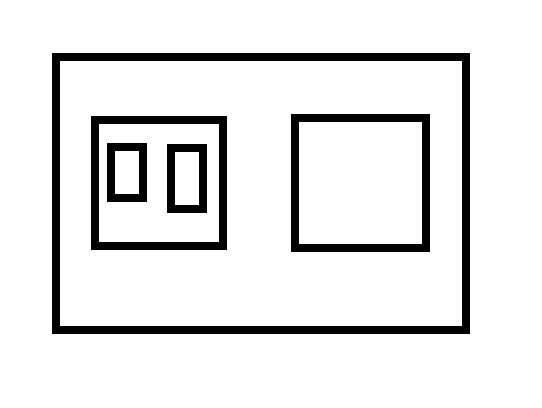
#> input picture image/contours6.png, 542 x 408 px
$ jupyter execute --allow-errors '3 week.ipynb'
#> lines starting #> are read from the running program, lines starting #| are printed output that depends on the picture; after the words box and inside, x2 and y2 are one past the last pixel; in counts of white or black regions, pixels touching at a corner belong together
[cell 1]
import cv2
import numpy as np

[cell 2]
## 도형 선 그리기


src = np.zeros((700,1000,3), dtype=np.uint8) ## height = 700, width = 1000, channel = 3

src = cv2.line(src,(100,100),(500,200),(0,0,255),3,cv2.LINE_AA)
src = cv2.line(src,(100,200),(500,300),(0,0,255),3,cv2.LINE_4)
src = cv2.line(src,(100,300),(500,400),(0,0,255),3,cv2.LINE_8)


cv2.imshow('src', src)

cv2.waitKey()
cv2.destroyAllWindows()

[cell 3]
## 도형 원 그리기

src = np.zeros((700,1000,3), dtype=np.uint8)

src = cv2.circle(src,(200,200), 50, (0,255,0),cv2.FILLED, cv2.LINE_AA)
src = cv2.circle(src,(300,300), 50, (0,255,0), cv2.LINE_4)
src = cv2.circle(src,(400,400), 50, (0,255,0),10, cv2.LINE_8)

cv2.imshow('src',src)
cv2.waitKey()
cv2.destroyAllWindows()

[cell 4]
## 도형 사각형 그리기


src = np.zeros((700,1000,3), dtype=np.uint8)


src = cv2.rectangle(src, (25,25),(125,125),(255,0,0),cv2.FILLED,cv2.LINE_AA)
src = cv2.rectangle(src, (150,150),(250,250),(255,0,0),cv2.LINE_4)
src = cv2.rectangle(src, (300,300),(400,400),(255,0,0),5,cv2.LINE_8)

cv2.imshow('src',src)
cv2.waitKey()
cv2.destroyAllWindows()

[cell 5]
## 도형 호 그리기


src = np.zeros((700,1000,3), dtype=np.uint8)

src = cv2.ellipse(src, (100,200),(100,50),0,0,90,(255,255,0),cv2.LINE_8)
src = cv2.ellipse(src, (200,400),(100,50),0,0,160,(255,255,0),4,cv2.LINE_4)
src = cv2.ellipse(src, (300,600),(100,50),0,0,310,(255,255,0),cv2.FILLED,cv2.LINE_AA)


cv2.imshow('src',src)
cv2.waitKey()
cv2.destroyAllWindows()

[cell 6]
## 도형 다각형 그리기 속 x

src = np.zeros((700,1000,3), dtype=np.uint8)

pts1 = np.array([[100,100],[10,150],[190,150]])
pts2 = np.array([[150,200],[100,250],[125,300],[180,300],[200,250]])
pts3 = np.array([[500,350],[380,650],[700,450],[300,450],[620,650]])
src = cv2.polylines(src, [pts1,pts2,pts3], True, (0,255,255),1)


cv2.imshow('src',src)
cv2.waitKey()
cv2.destroyAllWindows()

[cell 7]
## 도형 다각형 그리기 속 o

src = np.zeros((700,1000,3), dtype=np.uint8)

pts1 = np.array([[100,100],[10,150],[190,150]])
pts2 = np.array([[150,200],[100,250],[125,300],[180,300],[200,250]])
pts3 = np.array([[500,350],[380,650],[700,450],[300,450],[620,650]])

dst = src.copy()

src = cv2.fillPoly(dst, [pts1,pts2,pts3],(255,255,0), cv2.LINE_AA)

cv2.imshow('src', src)
cv2.waitKey()
cv2.destroyAllWindows()

[cell 8]
## 글씨 삽입

src = np.zeros((700,1000,3), dtype = np.uint8)

src = cv2.putText(src, "Yummy!", (300,200), cv2.FONT_HERSHEY_SIMPLEX, 3,(255,255,255),3)


cv2.imshow('src',src)
cv2.waitKey()
cv2.destroyAllWindows()

[cell 9]
## 윤곽선 검출

import numpy as np
import cv2

src = cv2.imread('image/contours6.png', cv2.IMREAD_COLOR)
#> src is the input picture: shape (408, 542, 3); 90.1% white; 5 black regions, box (x1, y1, x2, y2) and area: (52, 53, 470, 334) 10928, (291, 114, 430, 252) 4176, (91, 116, 227, 250) 4064, (167, 144, 207, 213) 1488, (107, 143, 147, 202) 1328
src2 = src.copy()

gray = cv2.cvtColor(src, cv2.COLOR_BGR2GRAY)
ret, binary = cv2.threshold(gray, 127, 255, cv2.THRESH_BINARY)
binary = cv2.bitwise_not(binary)
#> binary: shape (408, 542); 9.9% white; 5 white regions

contours, hierarchy = cv2.findContours(binary, cv2.RETR_TREE, cv2.CHAIN_APPROX_NONE)
#> contours = 10 contours; largest, box (x1, y1, x2, y2) and area: (52, 53, 470, 334) 116760, (59, 60, 463, 327) 107196, (291, 114, 430, 252) 18906, (91, 116, 227, 250) 17955, (298, 121, 423, 245) 15250

for i in range(len(contours)):
    cv2.drawContours(src, contours[i], -1, (0,0,255),2)
    cv2.putText(src, str(i), contours[i][0][0],cv2.FONT_HERSHEY_COMPLEX, 1,(0,255,0),1)
    print(i, hierarchy[0][i])
    cv2.imshow('src', src)
    cv2.waitKey(0)
#> this loop made 10 passes
#| 0 [-1 -1  1 -1]
#| 1 [-1 -1  2  0]
#| 2 [ 8 -1  3  1]
#| 3 [-1 -1  4  2]
#| 4 [ 6 -1  5  3]
#| 5 [-1 -1 -1  4]
#| 6 [-1  4  7  3]
#| 7 [-1 -1 -1  6]
#> (further printed lines are left out)
#> src: shape (408, 542, 3); 7.69% of pixels changed, all inside (x1, y1, x2, y2) = (51, 32, 471, 335)


cv2.imshow('gray', gray)
cv2.imshow('binary', binary)
cv2.waitKey(0)
cv2.destroyAllWindows()

[cell 10]
print(contours[0][0][0][0])
#| 52

[cell 11]
## 다각형 근사 근데 시ㅡ발 뭔말인지 못알아 먹겠음..

src = cv2.imread('image/phone.png',1)
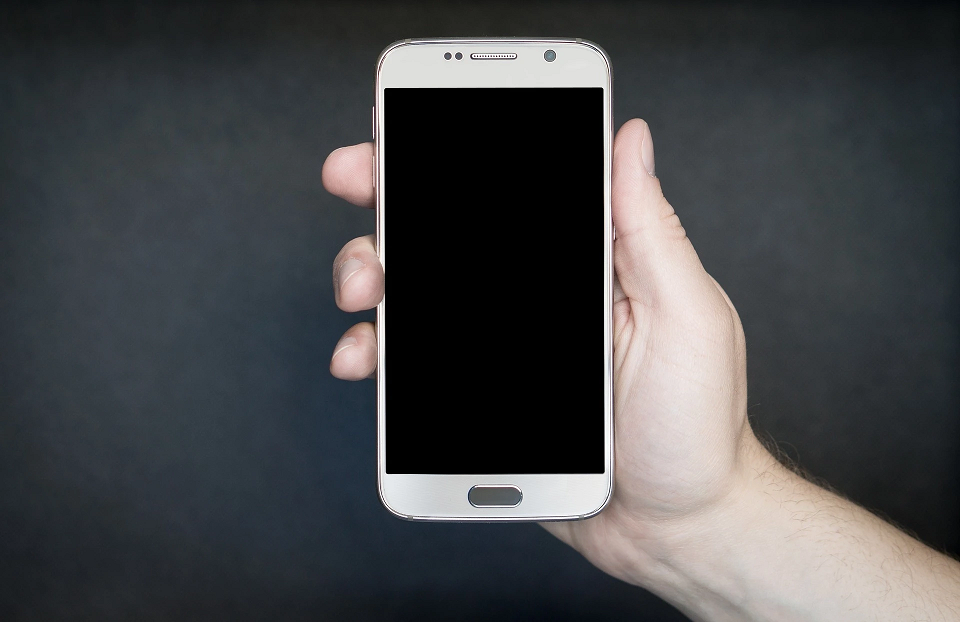
#> input picture image/phone.png, 960 x 622 px
#> src is the input picture: shape (622, 960, 3); mean B, G, R 71.9, 70, 68.8

gray = cv2.cvtColor(src, cv2.COLOR_BGR2GRAY)
#> gray: shape (622, 960)
ret, binary = cv2.threshold(gray, 0, 255, cv2.THRESH_OTSU)
#> binary: shape (622, 960); 18.4% white; 16 white regions (13 under 20 px), largest, box (x1, y1, x2, y2) and area: (322, 38, 960, 622) 109713, (551, 522, 572, 542) 229, (373, 106, 374, 139) 33
#> ret = 119
binary = cv2.bitwise_not(binary)
#> binary: shape (622, 960); 81.6% white; 16 black regions (13 under 20 px)

contours, hierarchy = cv2.findContours(binary, cv2.RETR_LIST, cv2.CHAIN_APPROX_TC89_KCOS)
#> contours = 127 contours, 117 with area under 20; largest, box (x1, y1, x2, y2) and area: (0, 0, 960, 622) 397750, (382, 87, 605, 475) 84445, (468, 485, 522, 508) 798, (550, 522, 572, 543) 238, (612, 228, 631, 319) 220

for contour in contours:
    epsilon = cv2.arcLength(contour, True) * 0.02
    approx_poly = cv2.approxPolyDP(contour, epsilon, True)

    for approx in approx_poly:
        cv2.circle(src, tuple(approx[0]),3,(255,0,0),2)
#> this loop made 127 passes
#> (epsilon, approx_poly) on passes 1, 2, 3, 5, 6, 7, 8, 9, 10, 11, 12, 13: (0.12, [[621, 576], [624, 576]]), (0, [[922, 547]]), (0, [[551, 527]]), (0.144, [[547, 522], [550, 524]]), (0, [[545, 523]]), (0, [[533, 517]]), (3.04, [[453, 517], [529, 517]]), (0.08, [[449, 517], [451, 517]]), (0.52, [[553, 516], [566, 516]]), (0, [[551, 516]]), (0.16, [[420, 516], [424, 516]]), (0, [[418, 516]])
#> epsilon on passes 4, 22, 39: 1.45, 0.217, 4.46
#> src: shape (622, 960, 3); 1.36% of pixels changed, all inside (x1, y1, x2, y2) = (0, 0, 960, 622)

cv2.imshow('src',src)
cv2.waitKey(0)
cv2.destroyAllWindows()

[cell 12]
## 코너검출 = 꼭짓점

src = cv2.imread("image/coffee.jpg")
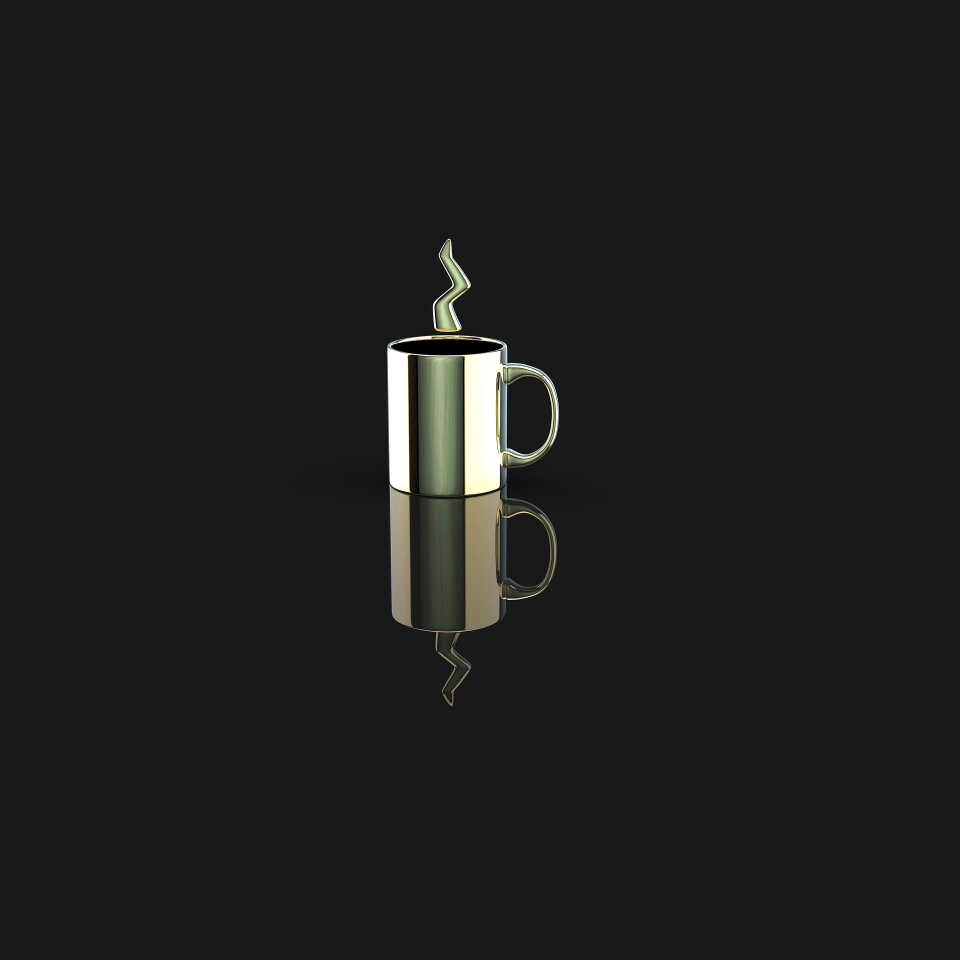
#> input picture image/coffee.jpg, 1920 x 1920 px (shown at 1/2 size)
#> src is the input picture: shape (1920, 1920, 3); mean B, G, R 27.7, 28.5, 28.4
src = cv2.resize(src, dsize = (0,0), fx = 0.5, fy = 0.4, interpolation= cv2.INTER_AREA)
#> src: shape (768, 960, 3)
dst = src.copy()

gray = cv2.cvtColor(src, cv2.COLOR_BGR2GRAY)
#> gray: shape (768, 960)
corners = cv2.goodFeaturesToTrack(gray, 100, 0.01, 5, useHarrisDetector=True)
#> corners = 50 rows, first 8: [409, 393], [392, 277], [465, 395], [408, 283], [465, 285], [501, 276], [469, 229], [499, 298]

for i in corners:
    cv2.circle(dst, tuple(i[0].astype(np.uint16)), 3, (0, 0, 255), 2, cv2.LINE_AA)
#> this loop made 50 passes
#> i on passes 1 to 12: [[409, 393]], [[392, 277]], [[465, 395]], [[408, 283]], [[465, 285]], [[501, 276]], [[469, 229]], [[499, 298]], [[500, 372]], [[460, 262]], [[507, 357]], [[499, 281]]
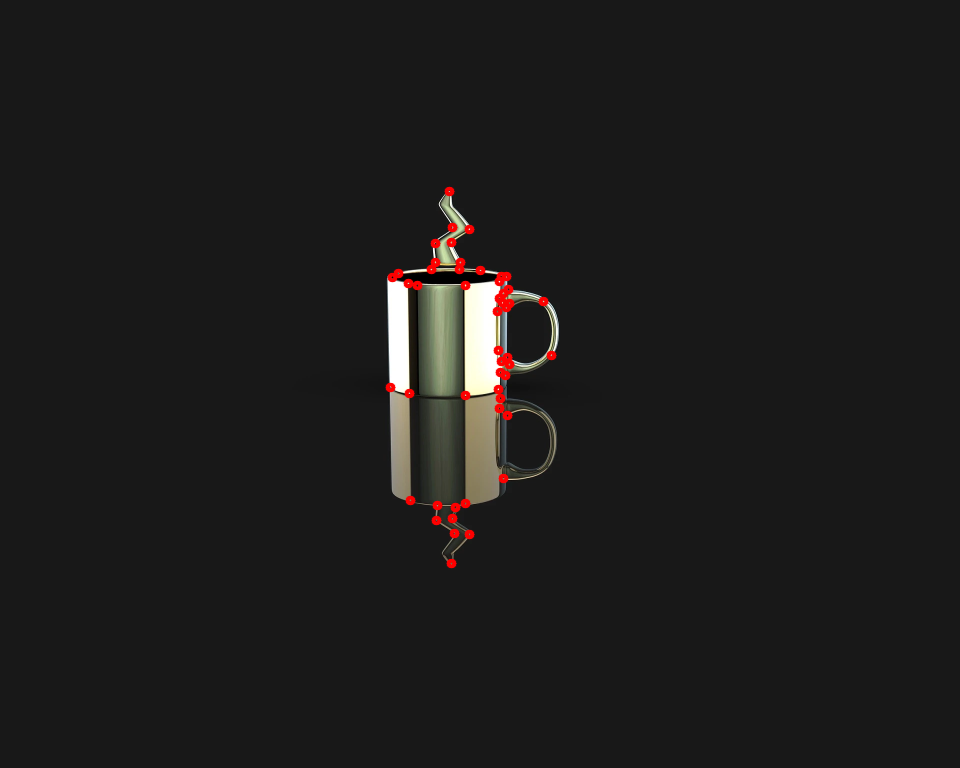
#> dst: shape (768, 960, 3); mean B, G, R 27.3, 28, 29.1

cv2.imshow("dst", dst)
cv2.waitKey(0)
cv2.destroyAllWindows()

[cell 13]
## 블록껍질 = 오목한 부분을 제외하고 윤곽선 검출

src = cv2.imread('image/convex.jpg')
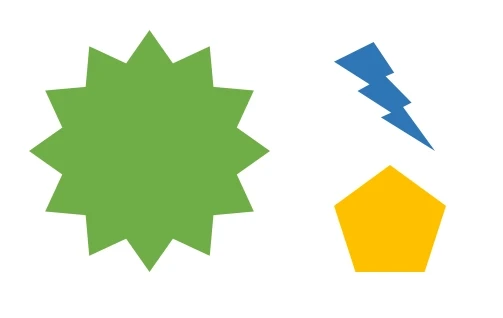
#> input picture image/convex.jpg, 503 x 318 px
#> src is the input picture: shape (318, 503, 3); mean B, G, R 201.3, 232, 220.5
dst = src.copy()

gray = cv2.cvtColor(src, cv2.COLOR_RGB2GRAY)
#> gray: shape (318, 503)
ret, binary = cv2.threshold(gray, 150, 255, cv2.THRESH_BINARY_INV)
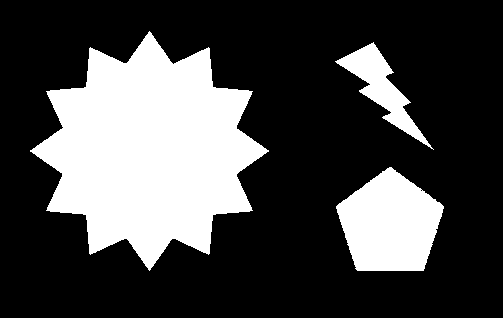
#> binary: shape (318, 503); 27.7% white; 3 white regions
contours, hierarchy = cv2.findContours(binary, cv2.RETR_TREE, cv2.CHAIN_APPROX_NONE)
#> contours = 4 contours, 1 with area under 20; largest, box (x1, y1, x2, y2) and area: (30, 31, 269, 271) 33152, (336, 167, 444, 271) 7724, (335, 42, 434, 150) 2653


for i in contours:
    hull = cv2.convexHull(i, clockwise=True)
    cv2. drawContours(dst, [hull], 0, (0,0,255), 2)
#> this loop made 4 passes
#> (i, hull) on pass 2: ([[420, 190], [421, 189], [422, 190], [421, 191]], [[421, 191], [422, 190], [421, 189], [420, 190]])
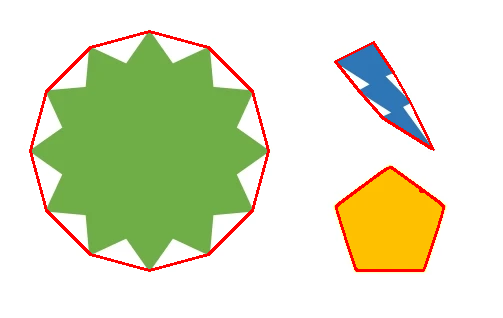
#> dst: shape (318, 503, 3); 2.59% of pixels changed, all inside (x1, y1, x2, y2) = (29, 30, 445, 272)


cv2.imshow("binary", binary)
cv2.imshow("dst", dst)
cv2.waitKey(0)
cv2.destroyAllWindows()

[cell 14]
print(hull.shape)
#| (14, 1, 2)

[cell 15]
## 모멘트, 0차 모멘트부터 3차모멘트 까지 계산 1공간,중심,질량 등 계산가능


src = cv2.imread('image/convex.jpg')
##src = cv2.resize(src, dsize = (0,0), fx = 0.5, fy = 0.4, interpolation= cv2.INTER_AREA)
dst = src.copy()

gray = cv2.cvtColor(src, cv2.COLOR_RGB2GRAY)
ret, binary = cv2.threshold(gray, 150, 255, cv2.THRESH_BINARY_INV)

contours, hierarchy = cv2.findContours(binary, cv2.RETR_CCOMP, cv2.CHAIN_APPROX_NONE)

for i in contours:
    M = cv2.moments(i,False)
    cX = int(M['m10'] / M['m00'])
    cY = int(M['m01'] / M['m00'])

    cv2.circle(dst, (cX,cY),3,(255,0,0),-1)
    cv2.drawContours(dst, [i], 0, (0,0,255),2)
#> this loop made 4 passes
#> (cX, cY) on passes 1, 3, 4: (389, 223), (380, 86), (149, 150)
#> (i, cX, cY) on pass 2: ([[420, 190], [421, 189], [422, 190], [421, 191]], 421, 190)

cv2.imshow('dst',dst)
cv2.waitKey(0)
cv2.destroyAllWindows()

[cell 16]
## 모폴로지 변환

src = cv2.imread('image/zebra.jpg',1)
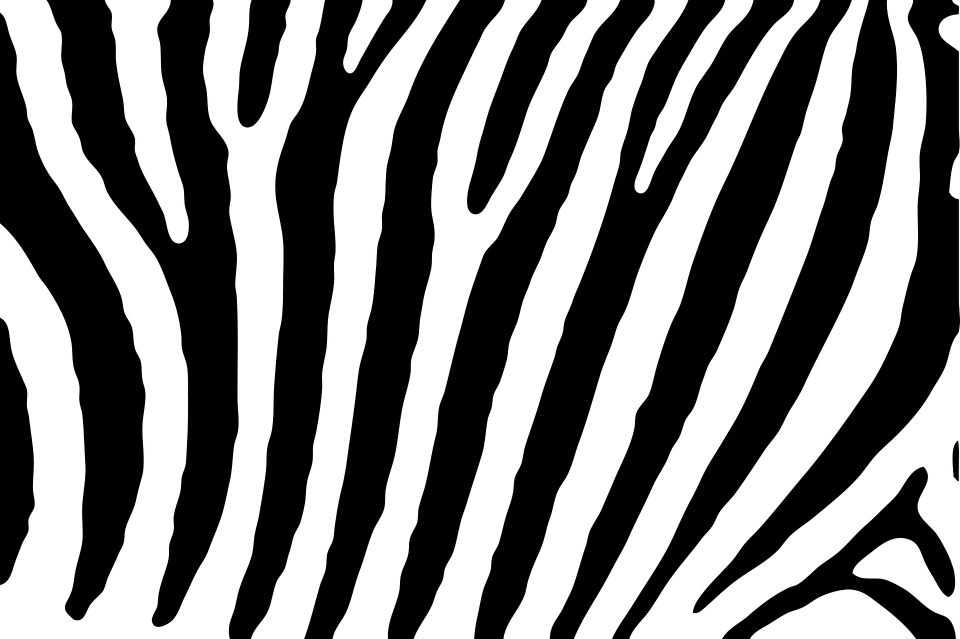
#> input picture image/zebra.jpg, 1920 x 1278 px (shown at 1/2 size)
#> src is the input picture: shape (1278, 1920, 3); mean B, G, R 126.3, 126.3, 126.3
src = cv2.resize(src, dsize=(0,0), fx = 0.3, fy = 0.3, interpolation = cv2.INTER_AREA)
#> src: shape (383, 576, 3)

kernel1 = cv2.getStructuringElement(cv2.MORPH_CROSS, (4,4))
#> kernel1 = [[0, 0, 1, 0], [0, 0, 1, 0], [1, 1, 1, 1], [0, 0, 1, 0]]
kernel2 = cv2.getStructuringElement(cv2.MORPH_ELLIPSE, (4,4))
#> kernel2 = [[0, 0, 1, 0], [1, 1, 1, 1], [1, 1, 1, 1], [1, 1, 1, 1]]
kernel3 = cv2.getStructuringElement(cv2.MORPH_RECT, (4,4))
#> kernel3 = [[1, 1, 1, 1], [1, 1, 1, 1], [1, 1, 1, 1], [1, 1, 1, 1]]


dilate1 = cv2.dilate(src, kernel1, anchor=(-1,-1), iterations = 5)
erode1 = cv2.erode(src, kernel1, anchor=(-1,-1),iterations = 5)
dilate2 = cv2.dilate(src, kernel2, anchor=(-1,-1), iterations = 5)
erode2 = cv2.erode(src, kernel2, anchor=(-1,-1),iterations = 5)
dilate3 = cv2.dilate(src, kernel3, anchor=(-1,-1), iterations = 5)
erode3 = cv2.erode(src, kernel3, anchor=(-1,-1),iterations = 5)

cv2.imshow('src', src)
cv2.imshow('erode1', erode1)
cv2.imshow('dilate1', dilate1)
cv2.imshow('erode2', erode2)
cv2.imshow('dilate2', dilate2)
cv2.imshow('erode3', erode3)
cv2.imshow('dilate3', dilate3)
cv2.waitKey(0)
cv2.destroyAllWindows()

[cell 17]
kernel1 = cv2.getStructuringElement(cv2.MORPH_CROSS, (9,9))
kernel2 = cv2.getStructuringElement(cv2.MORPH_ELLIPSE, (9,9))
kernel3 = cv2.getStructuringElement(cv2.MORPH_RECT, (9,9))


print(kernel1)
#| [[0 0 0 0 1 0 0 0 0]
#|  [0 0 0 0 1 0 0 0 0]
#|  [0 0 0 0 1 0 0 0 0]
#|  [0 0 0 0 1 0 0 0 0]
#|  [1 1 1 1 1 1 1 1 1]
#|  [0 0 0 0 1 0 0 0 0]
#|  [0 0 0 0 1 0 0 0 0]
#|  [0 0 0 0 1 0 0 0 0]
#|  [0 0 0 0 1 0 0 0 0]]
print(kernel2)
#| [[0 0 0 0 1 0 0 0 0]
#|  [0 1 1 1 1 1 1 1 0]
#|  [0 1 1 1 1 1 1 1 0]
#|  [1 1 1 1 1 1 1 1 1]
#|  [1 1 1 1 1 1 1 1 1]
#|  [1 1 1 1 1 1 1 1 1]
#|  [0 1 1 1 1 1 1 1 0]
#|  [0 1 1 1 1 1 1 1 0]
#|  [0 0 0 0 1 0 0 0 0]]
print(kernel3)
#| [[1 1 1 1 1 1 1 1 1]
#|  [1 1 1 1 1 1 1 1 1]
#|  [1 1 1 1 1 1 1 1 1]
#|  [1 1 1 1 1 1 1 1 1]
#|  [1 1 1 1 1 1 1 1 1]
#|  [1 1 1 1 1 1 1 1 1]
#|  [1 1 1 1 1 1 1 1 1]
#|  [1 1 1 1 1 1 1 1 1]
#|  [1 1 1 1 1 1 1 1 1]]

[cell 18]
## 모폴로지 연산

src = cv2.imread('image/office.jpg',1)
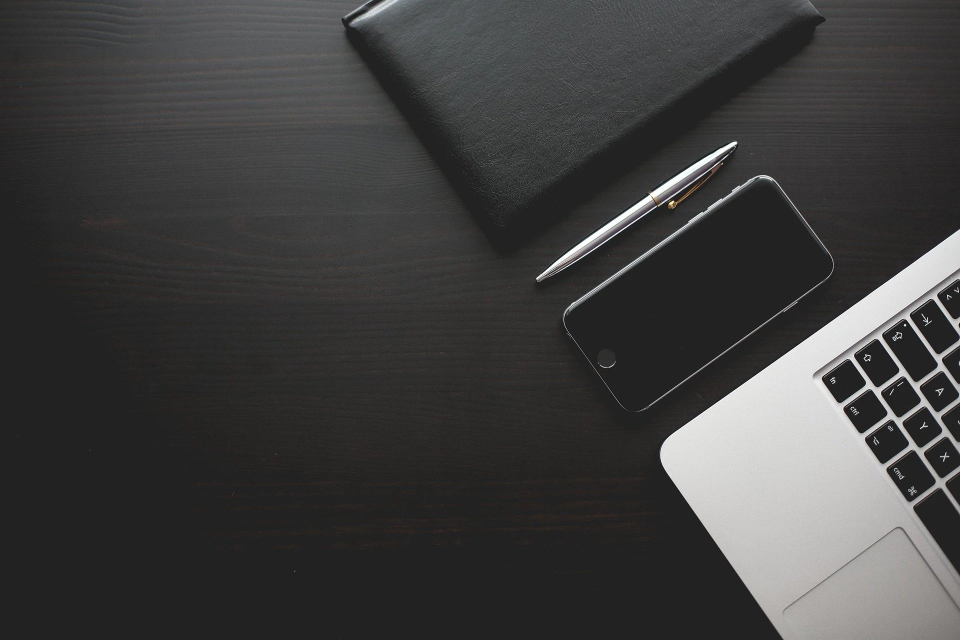
#> input picture image/office.jpg, 1920 x 1280 px (shown at 1/2 size)
#> src is the input picture: shape (1280, 1920, 3); mean B, G, R 63.1, 63.4, 63.9
src = cv2.resize(src, dsize = (0,0), fx = 0.5, fy = 0.5, interpolation = cv2.INTER_AREA)
#> src: shape (640, 960, 3)
src = cv2.cvtColor(src, cv2.COLOR_BGR2GRAY)
#> src: shape (640, 960)
kernel = cv2.getStructuringElement(cv2.MORPH_CROSS,(5,5))
#> kernel = [[0, 0, 1, 0, 0], [0, 0, 1, 0, 0], [1, 1, 1, 1, 1], [0, 0, 1, 0, 0], [0, 0, 1, 0, 0]]
dst = cv2.morphologyEx(src, cv2.MORPH_HITMISS, kernel, iterations = 9)
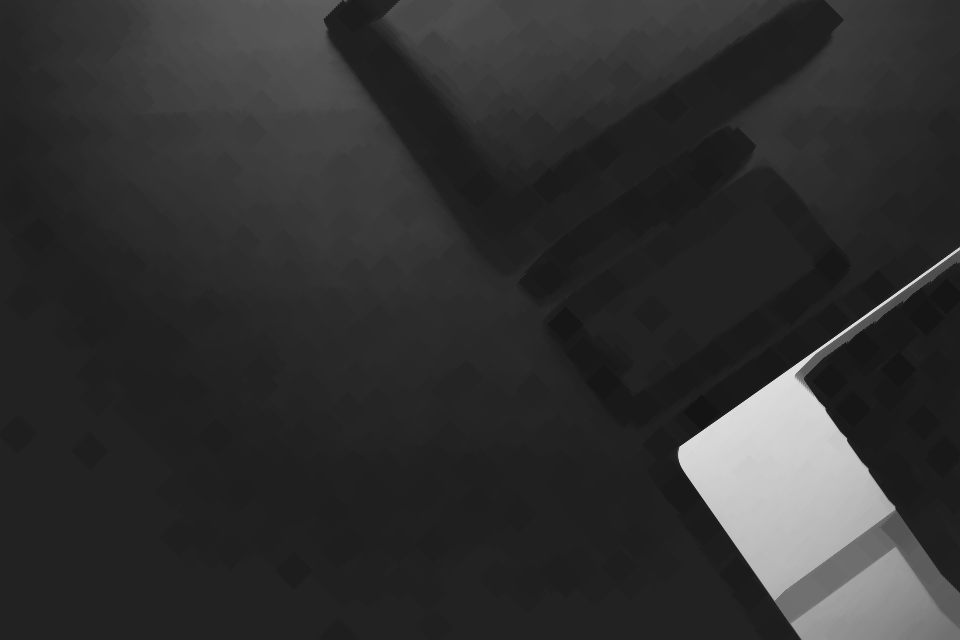
#> dst: shape (640, 960); min 20, max 222, mean 48.7

cv2.imshow('src', src)
cv2.imshow('dst', dst)
cv2.waitKey(0)
cv2.destroyAllWindows()
